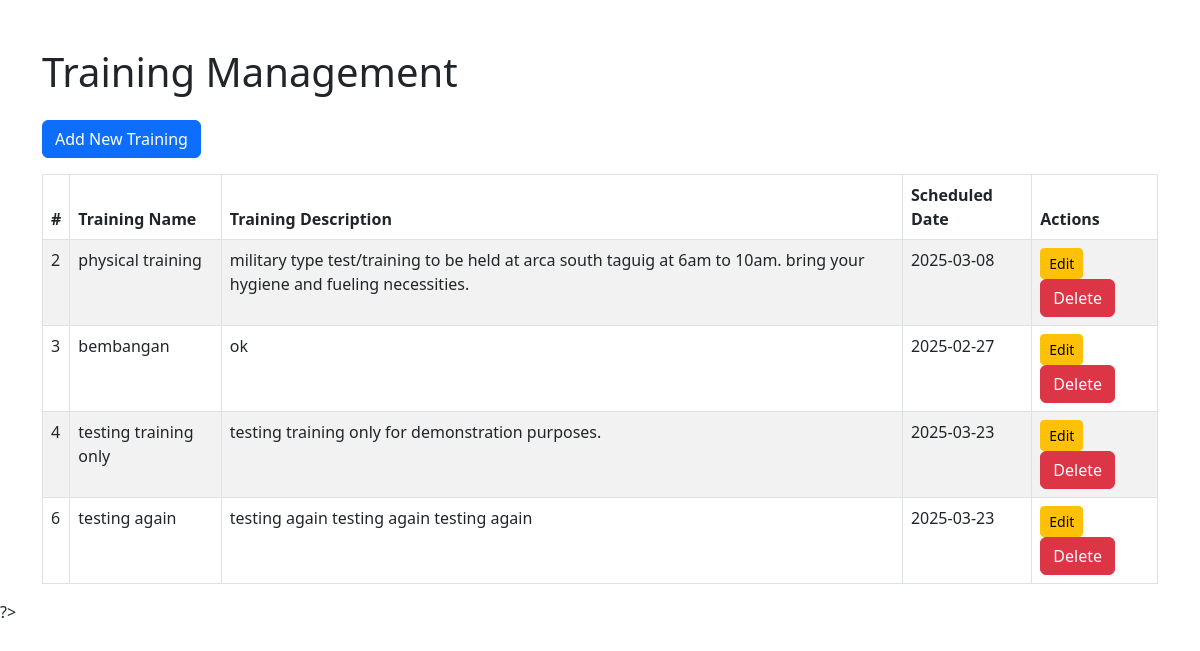
The app's page /training/index.php (signed in), older data.
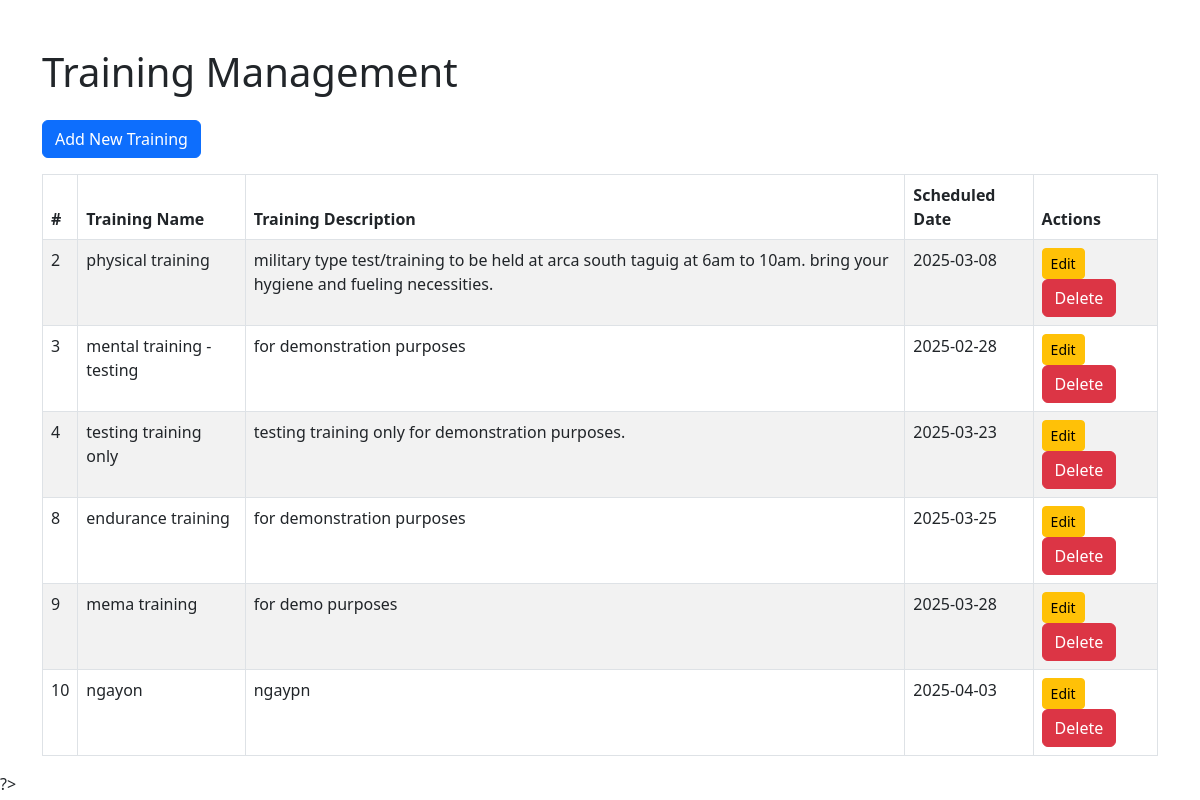
The same page, newer data.
### tables this page shows
CREATE TABLE `trainings` (
  `training_id` int(11) NOT NULL,
  `training_name` varchar(100) NOT NULL,
  `description` text DEFAULT NULL,
  `scheduled_date` date NOT NULL
);

### training/index.php (the view, shortened to what this page needs)
<?php
include('../includes/config.php');
    $sql = "SELECT trainings.training_id, trainings.training_name, trainings.description, trainings.scheduled_date
    FROM trainings";
$result = $conn->query($sql);
?>
<!DOCTYPE html>
<html lang="en">
<head>
    <link rel="stylesheet" href="https://cdn.jsdelivr.net/npm/bootstrap@5.3.0/dist/css/bootstrap.min.css">
</head>
<body>
    <div class="container mt-5">
        <h1 class="mb-4">Training Management</h1>
        <a href="create_training.php" class="btn btn-primary mb-3">Add New Training</a>
        <table class="table table-bordered table-striped">
            <thead>
                <tr>
                    <th>#</th>
                    <th>Training Name</th>
                    <th>Training Description</th>
                    <th>Scheduled Date</th>
                    <th>Actions</th>
                </tr>
            </thead>
            <tbody>
                <?php if ($result->num_rows > 0): ?>
                    <?php while ($row = $result->fetch_assoc()): ?>
                        <tr>
    <td><?= $row['training_id']; ?></td>
    <td><?= $row['training_name']; ?></td>
    <td><?= $row['description']; ?></td>
    <td><?= $row['scheduled_date']; ?></td>
    <td>
        <a href="edit_training.php?training_id=<?= $row['training_id']; ?>" class="btn btn-warning btn-sm">Edit</a>
        <a href="delete_training.php?training_id=<?= $row['training_id']; ?>" class="btn btn-danger" onclick="return confirm('Are you sure you want to delete this record?');">Delete</a>
    </td>
</tr>
                    <?php endwhile; ?>
                <?php else: ?>
                    <tr>
                        <td colspan="8" class="text-center">No training found</td>
                    </tr>
                <?php endif; ?>
            </tbody>
        </table>
    </div>
</body>
</html>

Row changes from the older to the newer data that the page shows:
removed trainings: training_id "6", training_name "testing again", description "testing again testing again testing again", scheduled_date "2025-03-23"
changed trainings id 3: training_name "bembangan" → "mental training - testing"; description "ok" → "for demonstration purposes"; scheduled_date "2025-02-27" → "2025-02-28"
added trainings: training_id "8", training_name "endurance training", description "for demonstration purposes", scheduled_date "2025-03-25"
added trainings: training_id "9", training_name "mema training", description "for demo purposes", scheduled_date "2025-03-28"
added trainings: training_id "10", training_name "ngayon", description "ngaypn", scheduled_date "2025-04-03"
